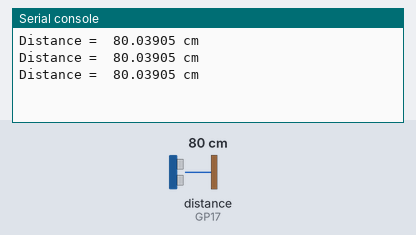
Bench run of a program on a simulated Raspberry Pi Pico running MicroPython. Parts: the last lines printed to the serial console. Inputs (shaded band) come from the test bench; at power-on: distance to the obstacle (sensor on GP17) 80 cm. The echo pulse lasts 58.3 µs per cm.

Above: at 1.2 s.
1.3 s: distance to the obstacle (sensor on GP17) set to 2 cm
At 1.9 s:
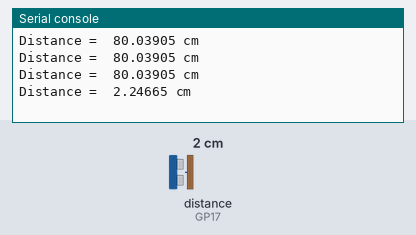
2.8 s: distance to the obstacle (sensor on GP17) set to 4 cm
At 3.4 s:
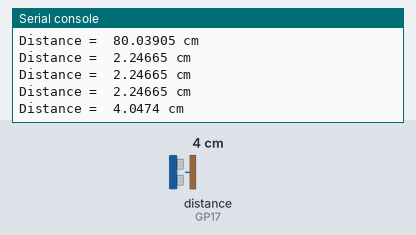
Timing chart, 0 to 5.8 s (numbered marks = the images above; inputs shaded):
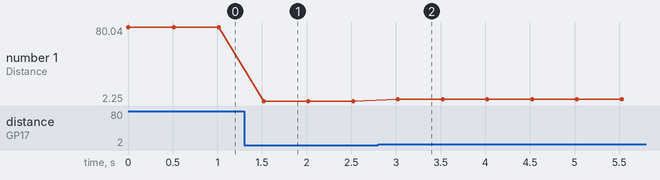

The program:

ultrasonic_sensor.py
```python
from machine import Pin
import utime

trigger = Pin(16, Pin.OUT)
echo = Pin(17, Pin.IN)

distance = 0
def ultrasound():
    global distance
    trigger.low()
    utime.sleep_us(2)
    trigger.high()
    utime.sleep_us(5)
    trigger.low()
    while echo.value() == 0:
        signaloff = utime.ticks_us()
    while echo.value() == 1:
        signalon = utime.ticks_us()
    timepassed = signalon - signaloff
    distance = (timepassed * 0.0343) / 2

while True:
    ultrasound()
    print("Distance = ", distance, "cm")
    utime.sleep(0.5)
```

Measured:
- after the input at 1.3 s, the serial console: prints a new line after 0.22 s (image 1)
- after the input at 2.8 s, the serial console: prints a new line after 0.22 s (image 2)
- plotted number 1: 80.04 → 2.25 after the input at 1.3 s, 2.25 → 4.05 after the input at 2.8 s
